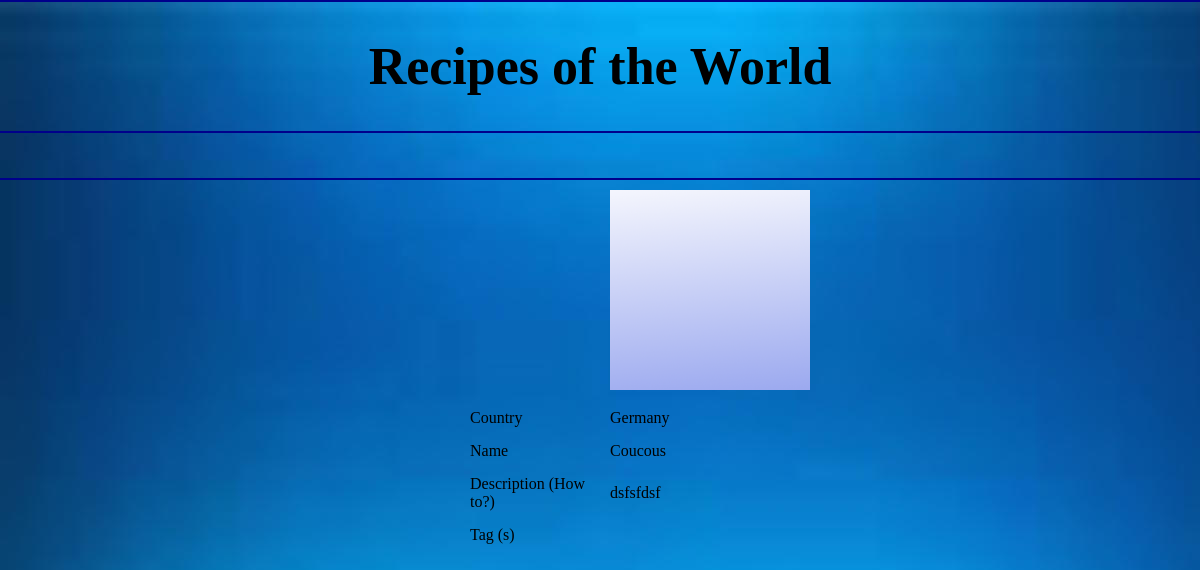
Screenshot of /view_recipe.php?recipe_id=128997417 with the database file from the repository.
### tables this page shows
CREATE TABLE `recipes` (
  `id` int(11) NOT NULL AUTO_INCREMENT,
  `name` varchar(250) NOT NULL,
  `description` varchar(10000) NOT NULL,
  `country` varchar(250) NOT NULL,
  `userID` int(11) NOT NULL,
  `date_added` timestamp NULL DEFAULT NULL,
  `photo` varchar(200) DEFAULT NULL,
  PRIMARY KEY (`id`),
  KEY `FK_recipes_userID` (`userID`),
  CONSTRAINT `FK_recipes_userID` FOREIGN KEY (`userID`) REFERENCES `users` (`id`)
);

### classes/DBConnection.php (called while the page is built, shortened)
<?php
class DBConnection
{
    public function getDBConnection()
    {
        $db_host = '127.0.0.1';
        $db_login = 'root';
        $db_password = '';
        $db_name = 'recipe_db';
        $mysqli = new mysqli($db_host,$db_login,$db_password,$db_name);
        if ($mysqli->connect_errno) {
            die("There was an error connecting to the database");
        } else {
            return $mysqli;
        }
    }
    public function getSingleResultSet($sql)
    {
        $mysqli = $this->getDBConnection();
        $result = $mysqli->query($sql);
        return $result->fetch_assoc();
    }
    public function getMultipleResultSet($sql)
    {
        $resultSet = [];
        $mysqli = $this->getDBConnection();
        $result = $mysqli->query($sql);
        if (!empty($result) && $result->num_rows != 0) {
            while ($row = $result->fetch_assoc()) {
                $resultSet[] = $row;
            }
        }
        return $resultSet;
    }
}

### classes/Recipe.php (called while the page is built, shortened)
<?php
require_once 'DBConnection.php';
class Recipe
{
    public function getRecipeOnly($recipeId)
    {
        $sql = "SELECT * FROM recipes WHERE id = $recipeId";
        $dbConnection = new DBConnection();
        return $dbConnection->getSingleResultSet($sql);
    }
}

### classes/Category.php (called while the page is built, shortened)
<?php
require_once 'DBConnection.php';
class Category
{
    public function getAllCategories()
    {
        $db = new DBConnection();
        return $db->getMultipleResultSet(
            "SELECT tags.*,users.username
             FROM tags
             LEFT JOIN users ON (users.id = tags.userID)
             ORDER BY description");
    }
}

### view_recipe.php (the view, shortened to what this page needs)
<?php
require_once 'classes/Recipe.php';
require_once 'classes/Category.php';
$util = new Util();
$category = new Category();
$categories = $category->getAllCategories();
$recipe = new Recipe();
$recipeDetails = array();;
if (isset($_GET['recipe_id'])) {
    $recipeId = $util->decryptPK($_GET['recipe_id']);
    $recipeDetails = $recipe->getRecipeOnly($recipeId);
}
?>
<!DOCTYPE html>
<html>
    <head>
        <?php include_once('meta.php'); ?>
    </head>
    <body>
    <?php include_once('header.php'); ?>
        <section id="section1">
        </section>
        <section id="section4">
            <?php include_once('_tag_pop_up.php'); ?>
            <form method="post" action="" id="add-recipe-form">
                <table width="30%" cellpadding="5" cellspacing="5" border="0">
                    <tr>
                        <td></td>
                        <td>
                            <?php
                                $image = "default.png";
                            ?>
                            <img src="image_uploads/<?php echo $image; ?>" width="200" height="200">
                        </td>
                    </tr>
                    <tr>
                        <td>Country</td>
                        <td><?php echo $recipeDetails['country']; ?></td>
                    </tr>
                    <tr>
                        <td>Name</td>
                        <td>
                            <?php echo $recipeDetails['name']; ?>
                        </td>
                    </tr>
                    <tr>
                        <td>
                            Description (How to?)
                        </td>
                        <td>
                            <?php echo $recipeDetails['description']; ?>
                        </td>
                    </tr>
                    <tr>
                        <td>Tag (s)</td>
                        <td>
                        </td>
                    </tr>
                    <tr>
                        <td>
                    </tr>
                </table>
            </form>
        </section>
    </body>
</html>

### style.css (style rules this page uses)
body { background-image: url("bg.jpg"); font-family: "Trebuchet MS"; width: 100%; margin: 0; }
section { min-height: 40px; }
#section1 { padding-top: 5px; padding-left: 10px; border-bottom: 2px solid darkblue; }

### rows the page displays
recipes: country "Germany", name "Coucous", description "dsfsfdsf"
